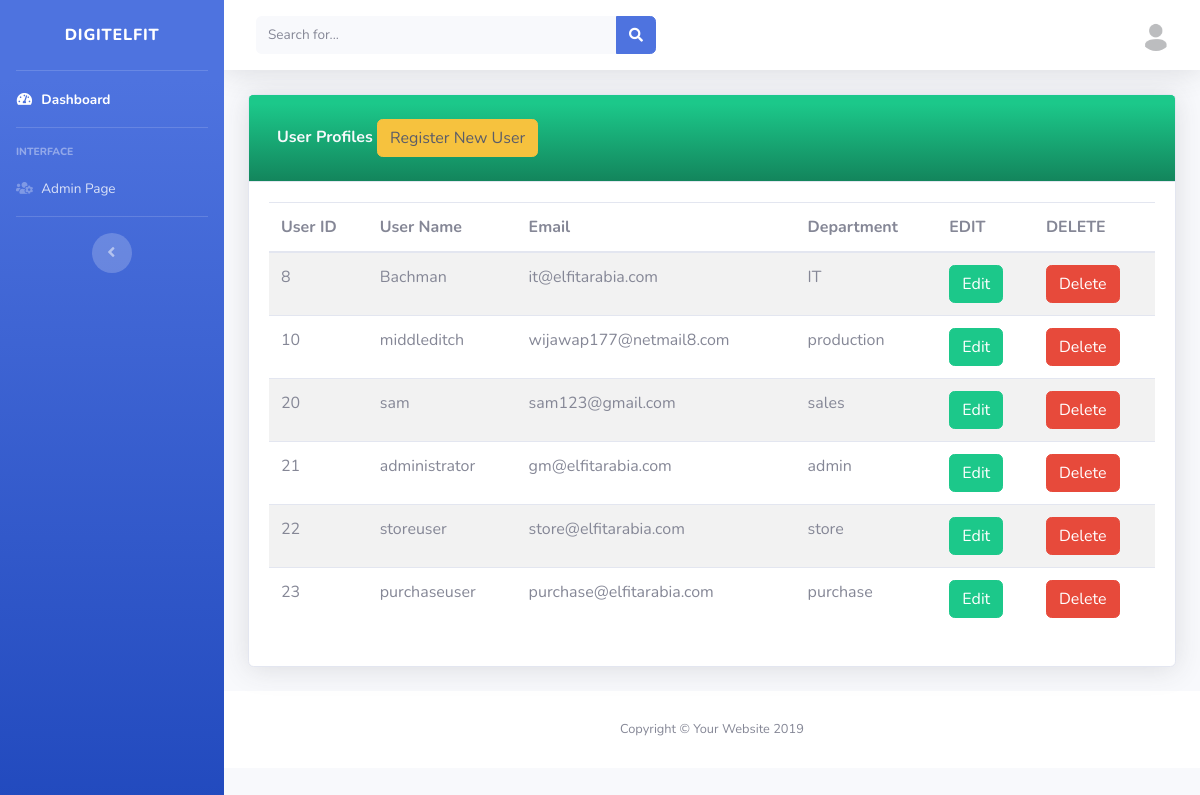
Screenshot of /it/register.php with the database file from the repository.
### tables this page shows
CREATE TABLE `users` (
  `idUsers` int(11) NOT NULL,
  `uidUsers` tinytext NOT NULL,
  `emailUsers` tinytext NOT NULL,
  `pwdUsers` longtext NOT NULL,
  `deptname` varchar(60) DEFAULT NULL
);

### it/register.php (the view, shortened to what this page needs)
<?php
    include('includes/header.php');
    include('includes/navbar.php');
    include('includes/dbh.inc.php');
?>
<div class="container-fluid">
    <div class="card shadow mb-4">
        <div class="card-header bg-gradient-success py-3">
            <h6 class="m-2 font-weight-bold text-light">User Profiles
                <button type="button" class="btn btn-warning text-dark" data-toggle="modal" data-target="#registermodal">
                Register New User
                </button>
            </h6>
        </div>
        <div class="card-body">
            <?php
            $query = "SELECT * FROM users";
            $query_run = mysqli_query($conn,$query)
            ?>
            <table class="table table-striped">
                <thead>
                    <tr>
                    <th scope="col">User ID</th>
                    <th scope="col">User Name</th>
                    <th scope="col">Email</th>
                    <th scope="col">Department</th>
                    <th scope="col">EDIT</th>
                    <th scope="col">DELETE</th>
                    </tr>
                </thead>
                <tbody>
                    <?php
                    if(mysqli_num_rows($query_run) > 0)
                    {
                        while($row = mysqli_fetch_assoc($query_run))
                        {
                            ?>
                    <tr>
                    <td><?php echo $row['idUsers'];?></td>
                    <td><?php echo $row['uidUsers'];?></td>
                    <td><?php echo $row['emailUsers'];?></td>
                    <td><?php echo $row['deptname'];?></td>
                    <td>
                    <a class="btn btn-success" href="useredit.php?edit=<?php echo $row['idUsers'];?>">Edit</a>
                    </td>
                    <td>
                    <a class="btn btn-danger" href="includes/userdelete.inc.php?delete=<?php echo $row['idUsers'];?>">Delete</a>
                    </td>
                    </tr>
                    <?php
                        }
                    }
                    else {
                        echo "No Record Found";
                        }
                    ?>
                </tbody>
            </table>
        </div>
    </div>
</div>
<?php
      include("includes/footer.php");
?>

### it/includes/header.php (shortened to what this page needs)
<!DOCTYPE html>
<html lang="en">
<head>
  <link href="vendor/fontawesome-free/css/all.min.css" rel="stylesheet" type="text/css">
  <link href="css/sb-admin-2.min.css" rel="stylesheet">
</head>
<body id="page-top">
  <div id="wrapper">

### it/includes/navbar.php (shortened to what this page needs)
<ul class="navbar-nav bg-gradient-primary sidebar sidebar-dark accordion" id="accordionSidebar">
<a class="sidebar-brand d-flex align-items-center justify-content-center" href="index.html">
  <div class="sidebar-brand-text mx-3">DIGITELFIT</div>
</a>
<hr class="sidebar-divider my-0">
<li class="nav-item active">
  <a class="nav-link" href="index.php">
    <i class="fas fa-fw fa-tachometer-alt"></i>
    <span>Dashboard</span></a>
</li>
<hr class="sidebar-divider">
<div class="sidebar-heading">
  Interface
</div>
<li class="nav-item">
  <a class="nav-link collapsed" href="register.php">
    <i class="fas fa-users-cog"></i>
    <span>Admin Page</span>
  </a>
</li>
<hr class="sidebar-divider d-none d-md-block">
<div class="text-center d-none d-md-inline">
  <button class="rounded-circle border-0" id="sidebarToggle"></button>
</div>
</ul>
 <div id="content-wrapper" class="d-flex flex-column">
<div id="content">
  <nav class="navbar navbar-expand navbar-light bg-white topbar mb-4 static-top shadow">
    <form class="d-none d-sm-inline-block form-inline mr-auto ml-md-3 my-2 my-md-0 mw-100 navbar-search">
      <div class="input-group">
        <input type="text" class="form-control bg-light border-0 small" placeholder="Search for..." aria-label="Search" aria-describedby="basic-addon2">
        <div class="input-group-append">
          <button class="btn btn-primary" type="button">
            <i class="fas fa-search fa-sm"></i>
          </button>
        </div>
      </div>
    </form>
    <ul class="navbar-nav ml-auto">
      <li class="nav-item dropdown no-arrow">
        <a class="nav-link dropdown-toggle" href="#" id="userDropdown" role="button" data-toggle="dropdown" aria-haspopup="true" aria-expanded="false">
          <img class="img-profile rounded-circle" src="../img/Generic-Profile-Placeholder-v3.png">
        </a>
      </li>
    </ul>
  </nav>

### it/includes/footer.php
      <footer class="sticky-footer bg-white">
        <div class="container my-auto">
          <div class="copyright text-center my-auto">
            <span>Copyright &copy; Your Website 2019</span>
          </div>
        </div>
      </footer>
    </div>
  </div>
</body>
</html>

### rows the page displays
users: idUsers "8", uidUsers "Bachman", emailUsers "it@elfitarabia.com", deptname "IT"
users: idUsers "10", uidUsers "middleditch", emailUsers "wijawap177@netmail8.com", deptname "production"
users: idUsers "20", uidUsers "sam", emailUsers "sam123@gmail.com", deptname "sales"
users: idUsers "21", uidUsers "administrator", emailUsers "gm@elfitarabia.com", deptname "admin"
users: idUsers "22", uidUsers "storeuser", emailUsers "store@elfitarabia.com", deptname "store"
users: idUsers "23", uidUsers "purchaseuser", emailUsers "purchase@elfitarabia.com", deptname "purchase"
